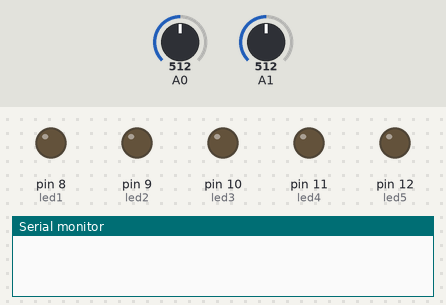
Recording of a sketch running on a simulated Arduino Uno, built with avr-gcc and run on an emulated ATmega328P. Shown: output pins drawn as LEDs (lit = HIGH), the last lines printed to the serial monitor. Inputs (shaded band) come from the test bench; at power-on: A0 = 512, A1 = 512.

Above: at 1.2 s.
1.3 s: A0 set to 0
At 1.9 s:
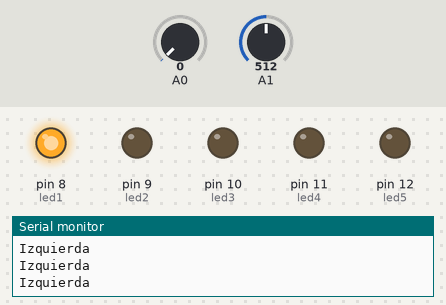
2.8 s: A1 set to 0
At 3.3 s:
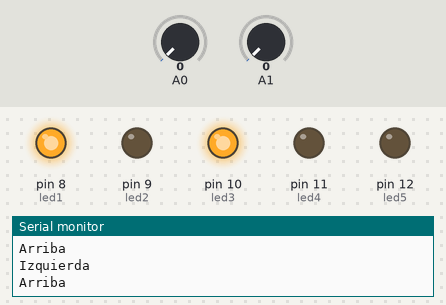
4.3 s: A0 set to 1023
At 4.6 s:
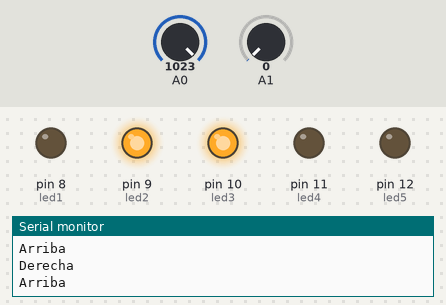
5.8 s: A1 set to 1023
At 7.0 s:
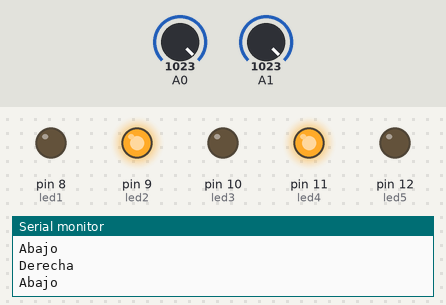
7.3 s: A0 set to 1013
At 8.5 s:
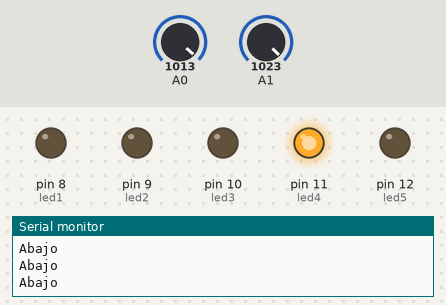
8.8 s: A1 set to 1015
At 9.9 s:
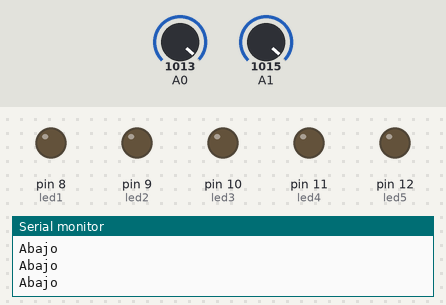
Timing chart, 0 to 11.3 s (numbered marks = the images above; inputs shaded):
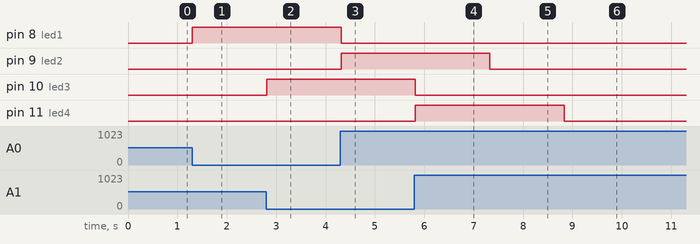

Measured:
- the behaviour switches between 1023 and 1022 on A0 (found by bisection; images 4 and 5)
- the behaviour switches between 1023 and 1022 on A1 (found by bisection; images 5 and 6)
- after the input at 1.3 s, pin 8 (led1): LOW → HIGH at once
- after the input at 2.8 s, pin 10 (led3): LOW → HIGH at once
- after the input at 4.3 s, pin 8 (led1): HIGH → LOW at once; pin 9 (led2): LOW → HIGH at once
- after the input at 5.8 s, pin 10 (led3): HIGH → LOW at once; pin 11 (led4): LOW → HIGH at once
- after the input at 7.3 s, pin 9 (led2): HIGH → LOW at once
- after the input at 8.8 s, pin 11 (led4): HIGH → LOW at once

The sketch:

joystick2.ino
```cpp
/* Realizado: Ing. Nelson Peña.
   Software: Programación de un JoyStick, dependiendo de la orientación enciende un determinado Led.
*/
int X     = 0;
int Y     = 0;
int led1  = 8;
int led2  = 9;
int led3  = 10;
int led4  = 11;
int led5  = 12;
void setup()
{
  Serial.begin(9600);
  pinMode(led1, OUTPUT);
  pinMode(led2, OUTPUT);
  pinMode(led3, OUTPUT);
  pinMode(led4, OUTPUT);
  pinMode(led5, OUTPUT);
}
void loop() {
X = analogRead(0); // Lee el puerto analogo A0
Y = analogRead(1); // Lee el puerto analogo A1
// El punto medio es X= 507 o 508 y Y= 513
// Extremo uno X = 0 y Y = 0
// Extremo dos X = 1023 y Y = 1023
digitalWrite(led1, LOW);
digitalWrite(led2, LOW);
digitalWrite(led3, LOW);
digitalWrite(led4, LOW);
digitalWrite(led5, LOW);
if ( ( (X == 507) || (X == 508) ) && (Y == 513) ) {
  Serial.println("Esta Stop");
  digitalWrite(led5, HIGH);
}else{
  if (X == 0) {
    Serial.println("Izquierda");
    digitalWrite(led1, HIGH);
    digitalWrite(led5, LOW);
  }
  if (X == 1023) {
    Serial.println("Derecha");
    digitalWrite(led2, HIGH);
    digitalWrite(led5, LOW);
  }

  if (Y == 0) {
    Serial.println("Arriba");
    digitalWrite(led3, HIGH);
    digitalWrite(led5, LOW);
  }
  if (Y == 1023) {
    Serial.println("Abajo");
    digitalWrite(led4, HIGH);
    digitalWrite(led5, LOW);
  }
}


delay(100);
}
```
